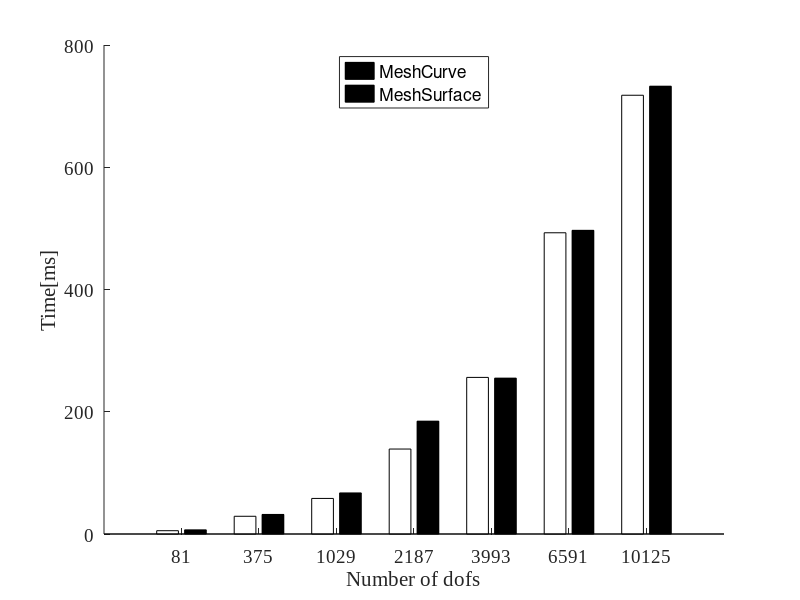

Recreate this plot in MATLAB.
clc;
clear;

mesh1 = [5.4	29	58.2	139	256.2	492.8	717.8];
mesh2 = [6.8	32	67.2	184.6	255	496.8	732.6];

mesh = [5.4,6.8;29,32;58.2,67.2;139,184.6;256.2,255;492.8,496.8;717.8,732.6];


figure('Renderer', 'painters', 'Position', [10 10 900 600])
hold on
b = bar(mesh,'FaceColor','flat');

names = [81
375
1029
2187
3993
6591
10125
];



set(gca,'xtick',[1:7],'xticklabel',names);

set(gca, 'FontName', 'Times New Roman')
set(gca,'fontsize',14)
ylabel('Time[ms]');
xlabel('Number of dofs');

%labels=['MeshCurve';'MeshSurface'];
%legend(b,labels);

labels=['1029 doff';'1536 dofs'];
legend(b,labels);



%h = [b(1)];
 % Now call the legend function passing the handle h and specify the text
legend(b,'MeshCurve','MeshSurface','Location','north');



